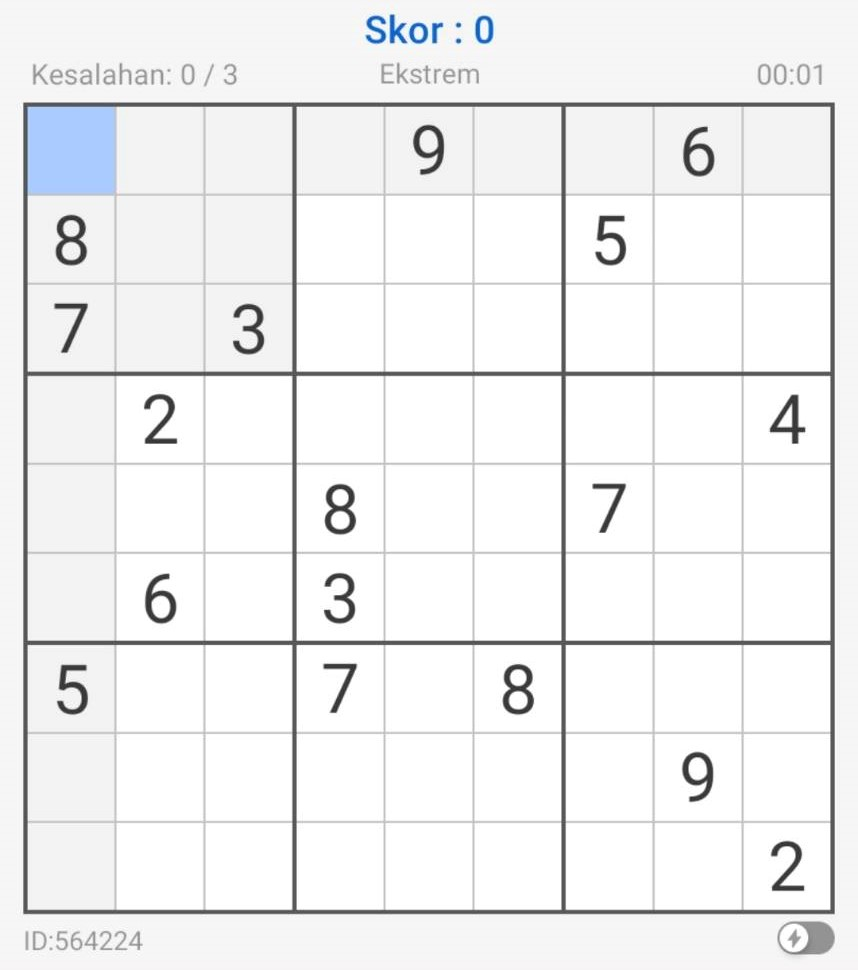
%> input picture assets/sudoku0.jpg, 858 x 970 px
$ octave --eval "result = segmentation(imread('assets/sudoku0.jpg'));"   (GNU Octave 9; MATLAB toolbox functions it lacks are replaced by stand-ins)
%> lines starting %> are read from the running program, lines starting %| are printed output that depends on the picture; in (x1, y1, x2, y2) boxes, pixels count from 0 and x2, y2 are one past the last pixel; in counts of white or black regions, pixels touching at a corner belong together; the program's own positions count from 1
function board_img = segmentation(img)
    % Get plate image from vehicle image

    img = imresize(img, [1000 NaN]);
    gray = rgb2gray(img);
    bw = imbinarize(gray);
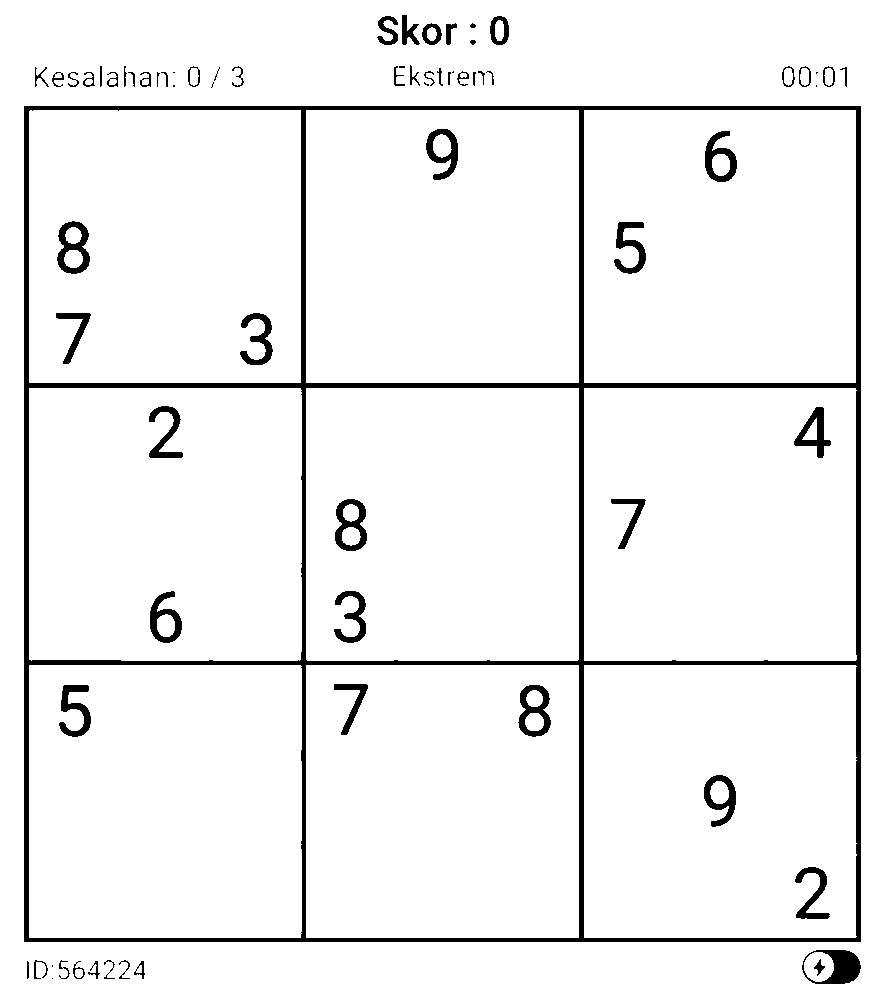
%> bw: size 1000x885 logical; 94.8% white; 72 black regions (12 under 20 px), largest, box (x1, y1, x2, y2) and area: (24, 106, 861, 942) 30217, (802, 950, 861, 984) 1012, (57, 221, 90, 274) 865
    edge_img = edge(bw, "canny");
%> edge_img: size 1000x885 logical; 2.3% white in thin lines or dots


    edge_img = imclose(edge_img, strel('line', 3, 0));
%> edge_img: size 1000x885 logical; 2.5% white in thin lines or dots
    edge_img = imclose(edge_img, strel('line', 3, 90));
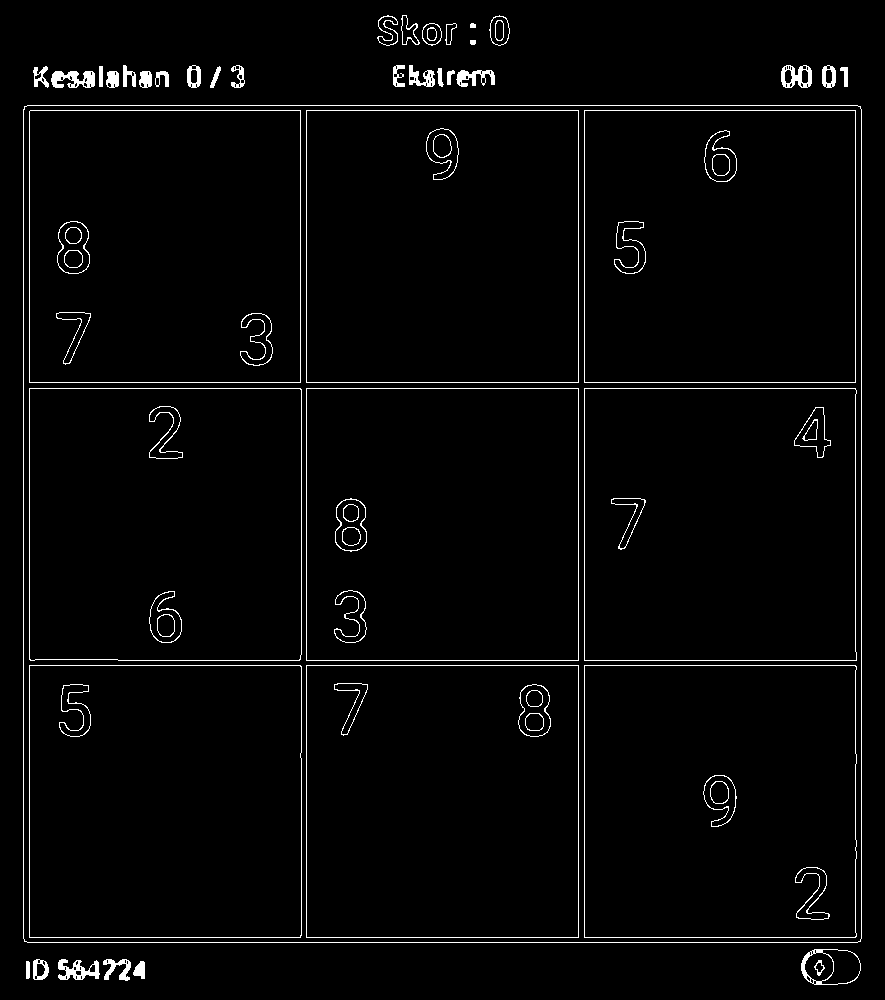
%> edge_img: size 1000x885 logical; 2.6% white in thin lines or dots

    edge_img = imfill(edge_img, 'holes');
%> edge_img: size 1000x885 logical; 80.5% white; 1 black region, box (x1, y1, x2, y2) and area: (0, 0, 885, 1000) 172853

    edge_img = imerode(edge_img,strel('line',10,90));
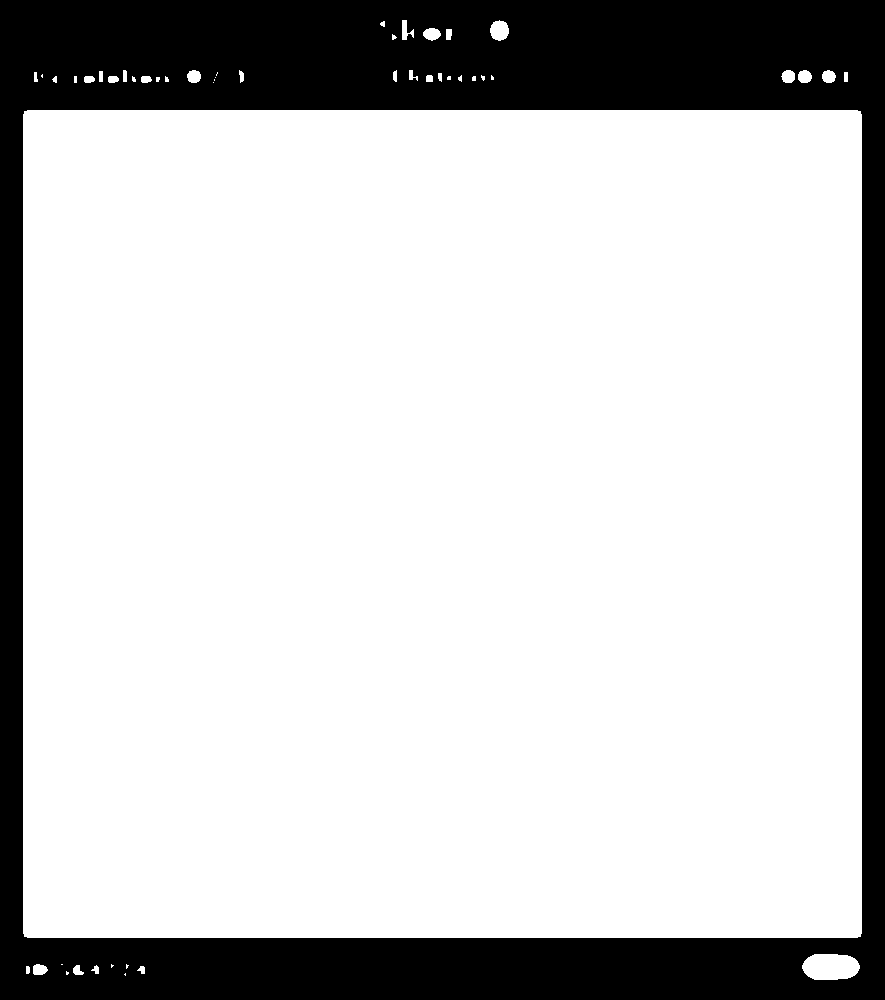
%> edge_img: size 1000x885 logical; 78.9% white; 1 black region, box (x1, y1, x2, y2) and area: (0, 0, 885, 1000) 186657

    edge_img = bwareaopen(edge_img, 1000);
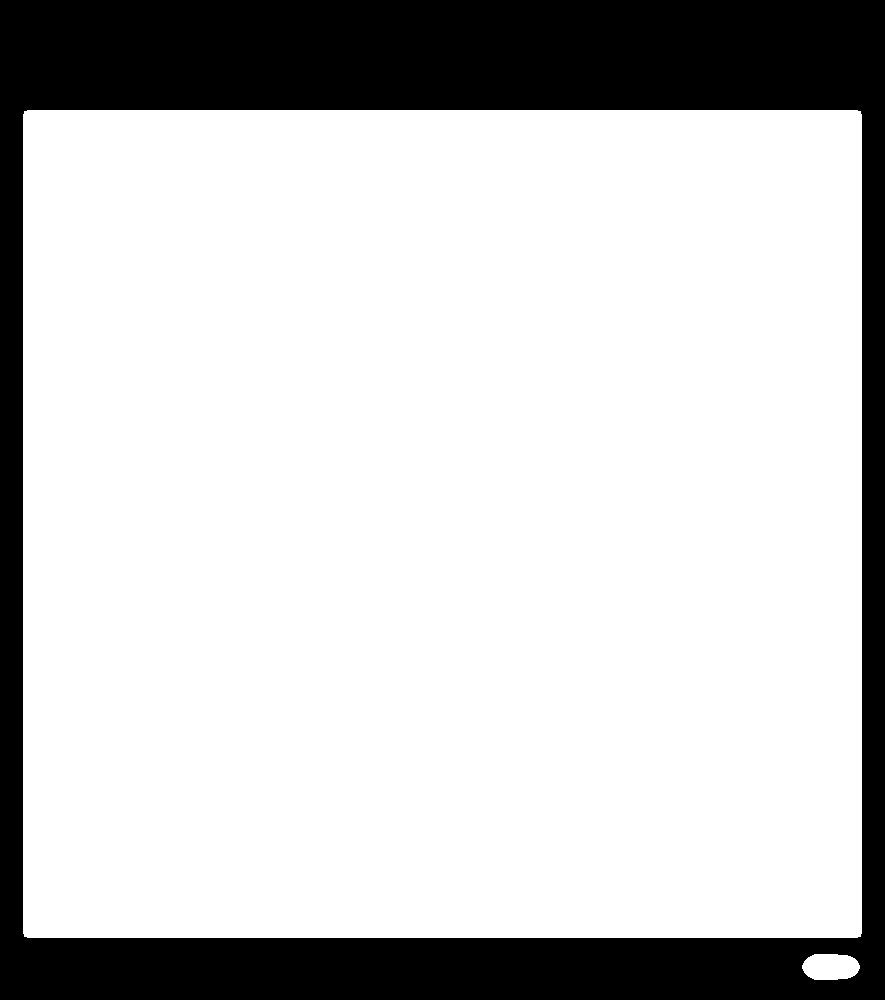
%> edge_img: size 1000x885 logical; 78.6% white; 1 black region

    props = regionprops(edge_img, 'BoundingBox','Area', 'Image');
%> props = 2 regions; box (x1, y1, x2, y2) and Area: (23, 110, 862, 938) 694664, (802, 954, 860, 980) 1264

    maxarea = 0;
    num_el = numel(props);
%> num_el = 2

    for i=1 : num_el
        if (maxarea < props(i).Area)
            maxarea = props(i).Area;
            bb = props(i).BoundingBox;
        end
    end
%> this loop made 2 passes
%> (maxarea, bb) on pass 1: (694664, [23.5 110.5 839 828])

    board_img = imcrop(img, bb);
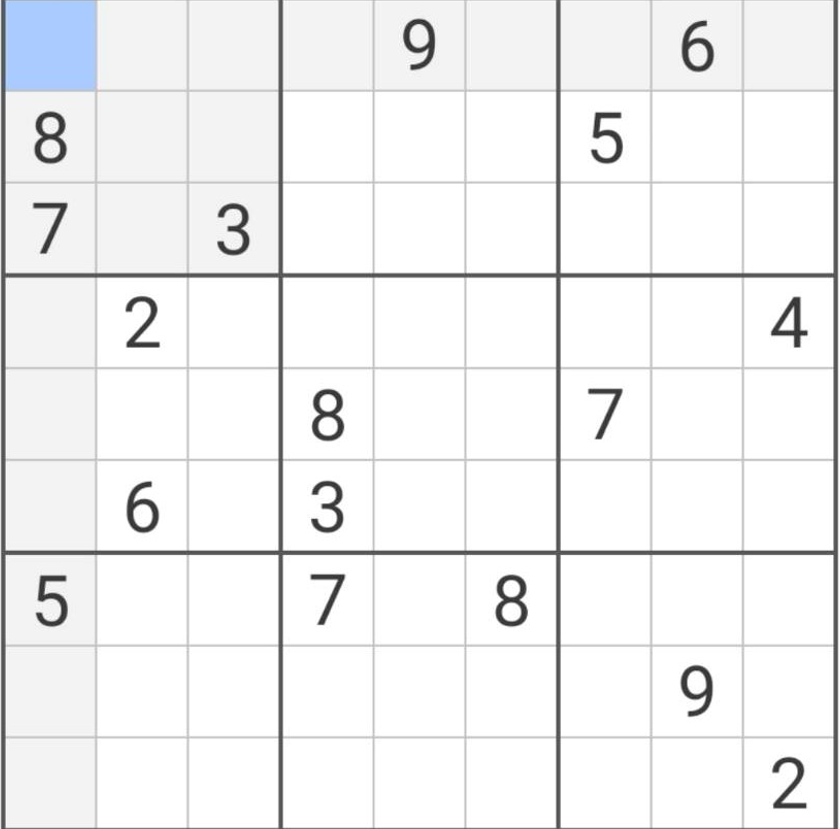
%> board_img: size 829x840x3 uint8; mean R, G, B 240.8, 241.1, 241.7
end

$ run again, on assets/sudoku1.jpg
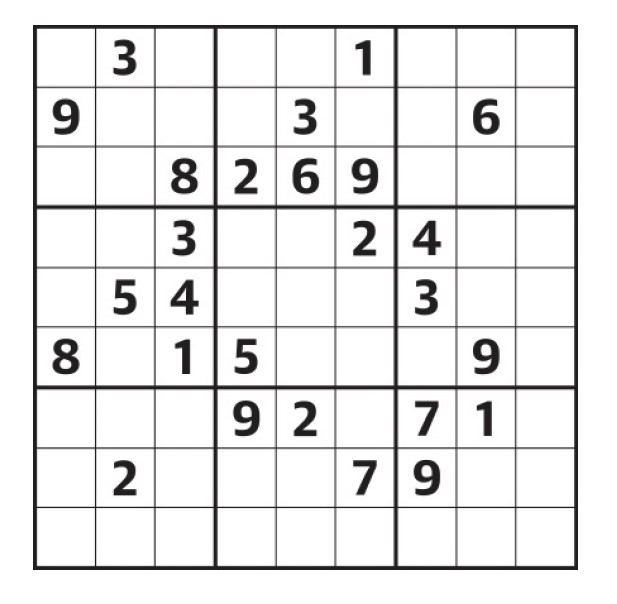
%> input picture assets/sudoku1.jpg, 617 x 604 px
%> bw: size 1000x1022 logical; 88.9% white; 27 black regions, largest, box (x1, y1, x2, y2) and area: (54, 41, 958, 944) 77828, (87, 561, 132, 620) 1733, (283, 262, 328, 321) 1729
%> in segmentation, `edge_img = imerode(edge_img,strel('line',10,90));`:
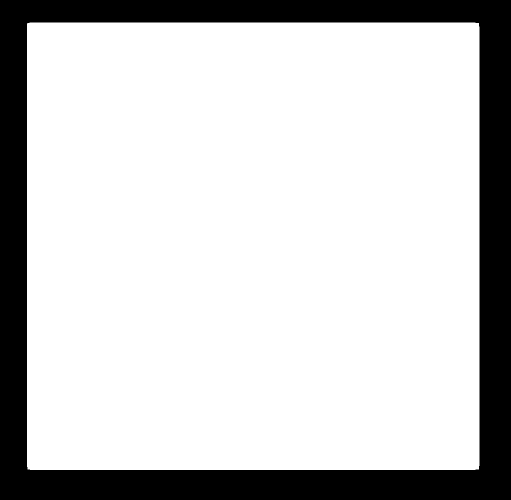
%> edge_img: size 1000x1022 logical (shown at 1/2 size); 79.2% white; 1 black region
%> props = 1 region; box (x1, y1, x2, y2) and Area: (54, 45, 959, 940) 809928
%> num_el = 1
%> the loop in segmentation, `for i=1 : num_el` made 1 pass
%> (maxarea, bb) on pass 1: (809928, [54.5 45.5 905 895])
%> in segmentation, `board_img = imcrop(img, bb);`:
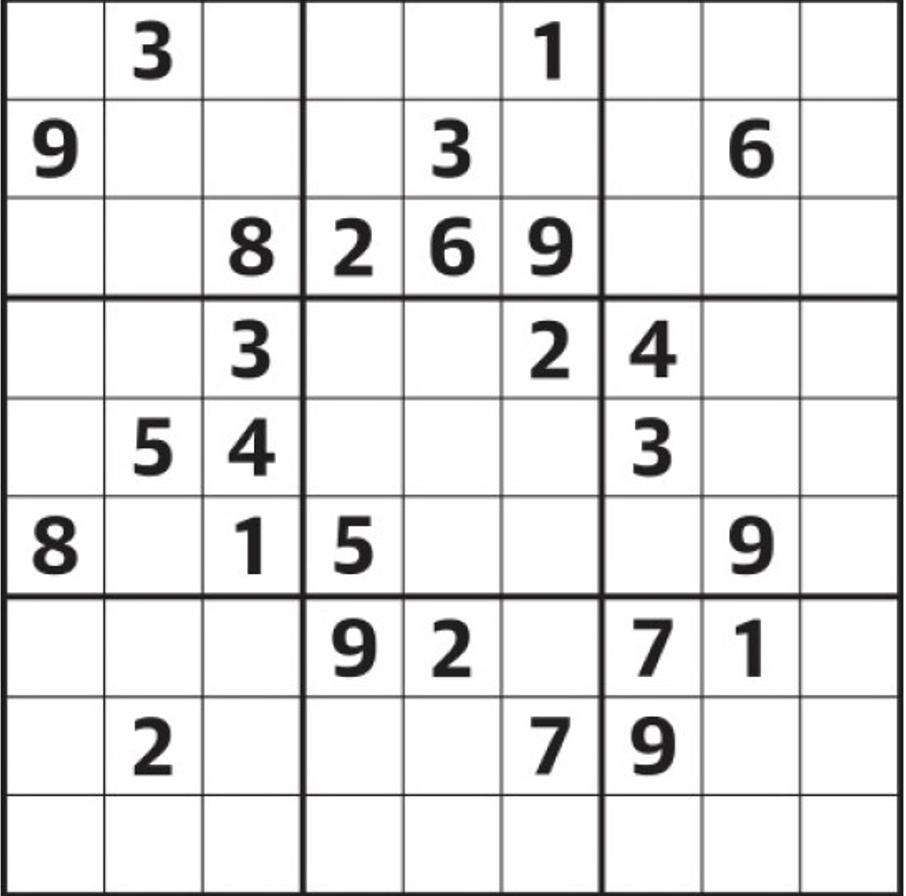
%> board_img: size 896x906x3 uint8; mean R, G, B 227.7, 227.6, 227.6

$ run again, on assets/sudoku3.jpg
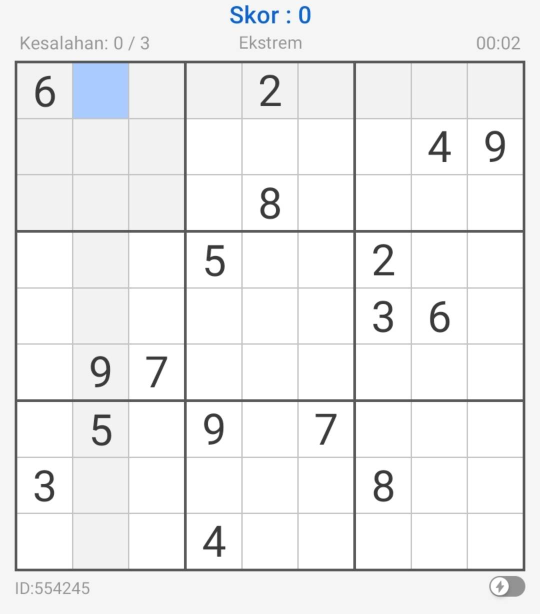
%> input picture assets/sudoku3.jpg, 1080 x 1228 px (shown at 1/2 size)
%> bw: size 1000x880 logical; 95% white; 67 black regions (9 under 20 px), largest, box (x1, y1, x2, y2) and area: (24, 99, 856, 931) 28064, (798, 938, 856, 972) 993, (609, 766, 641, 817) 822
%> in segmentation, `edge_img = bwareaopen(edge_img, 1000);`:
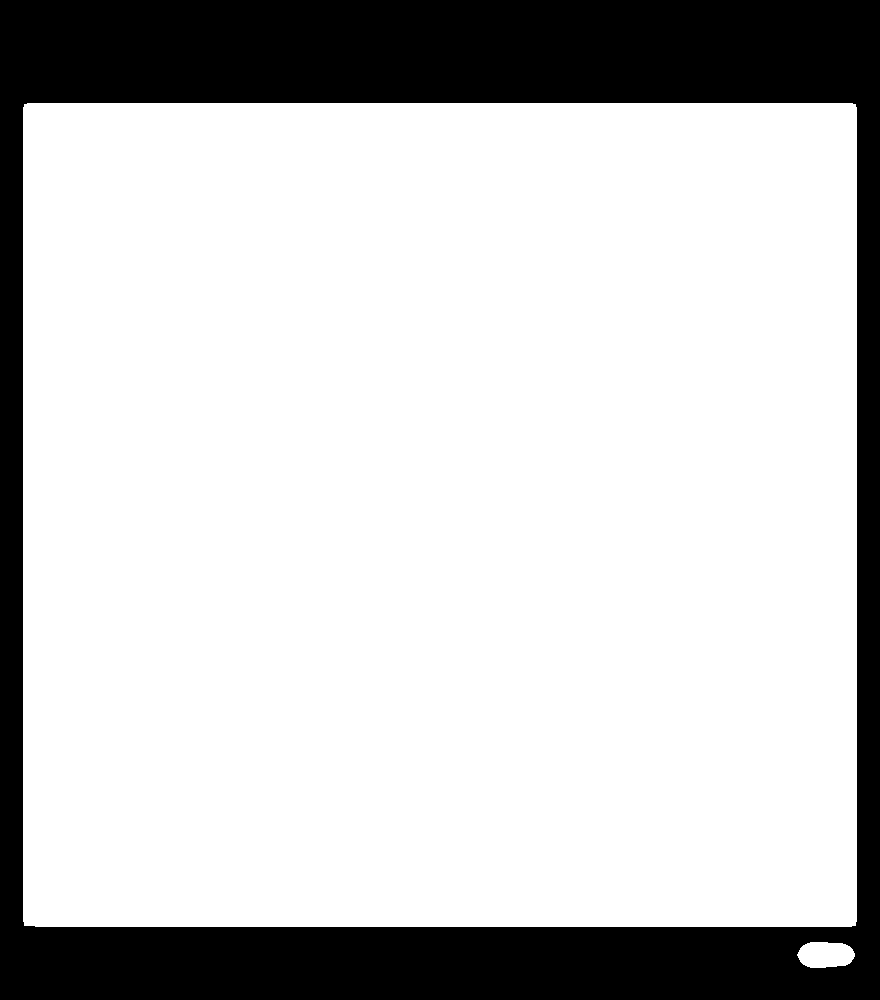
%> edge_img: size 1000x880 logical; 78.2% white; 1 black region
%> props = 2 regions; box (x1, y1, x2, y2) and Area: (23, 103, 857, 927) 687177, (797, 942, 855, 968) 1237
%> num_el = 2
%> the loop in segmentation, `for i=1 : num_el` made 2 passes
%> (maxarea, bb) on pass 1: (687177, [23.5 103.5 834 824])
%> in segmentation, `board_img = imcrop(img, bb);`:
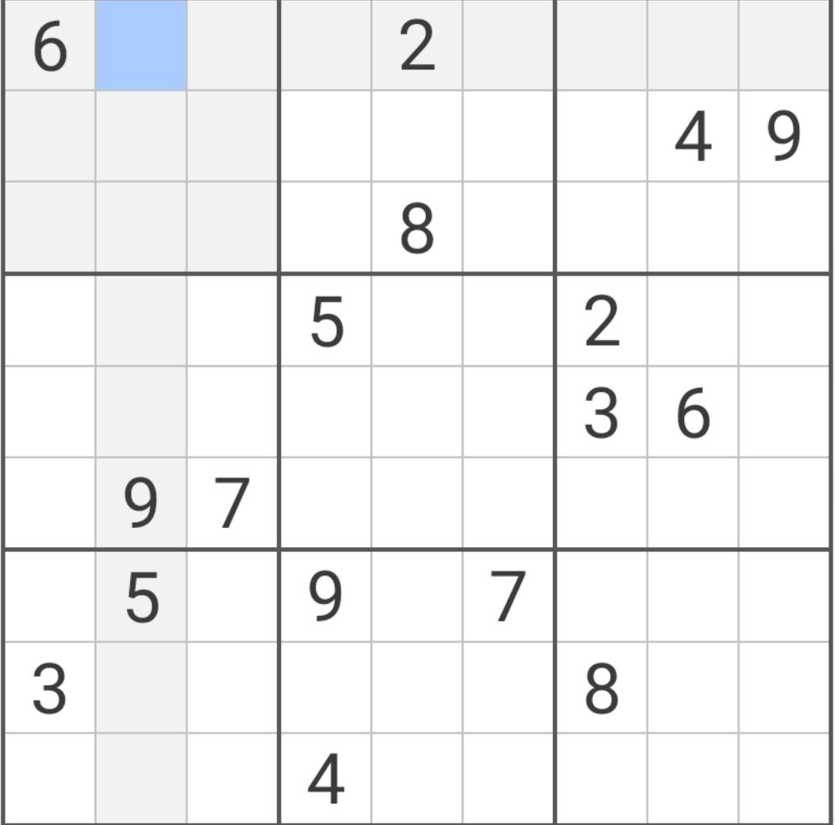
%> board_img: size 825x835x3 uint8; mean R, G, B 240.4, 240.8, 241.4
